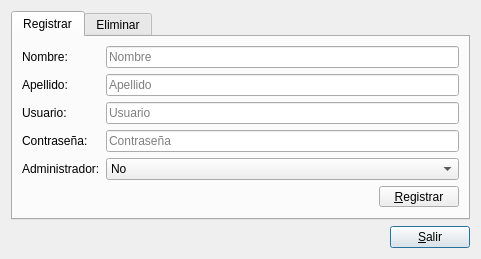
<?xml version="1.0" encoding="UTF-8"?>
<ui version="4.0">
 <class>Admin</class>
 <widget class="QDialog" name="Admin">
  <property name="geometry">
   <rect>
    <x>0</x>
    <y>0</y>
    <width>477</width>
    <height>251</height>
   </rect>
  </property>
  <property name="windowTitle">
   <string>Administrar usuarios</string>
  </property>
  <layout class="QGridLayout" name="gridLayout">
   <item row="1" column="0">
    <spacer name="horizontalSpacer">
     <property name="orientation">
      <enum>Qt::Horizontal</enum>
     </property>
     <property name="sizeHint" stdset="0">
      <size>
       <width>40</width>
       <height>20</height>
      </size>
     </property>
    </spacer>
   </item>
   <item row="1" column="1">
    <widget class="QPushButton" name="Salir">
     <property name="text">
      <string>&amp;Salir</string>
     </property>
    </widget>
   </item>
   <item row="0" column="0" colspan="2">
    <widget class="QTabWidget" name="tabWidget">
     <property name="currentIndex">
      <number>0</number>
     </property>
     <widget class="QWidget" name="Registro">
      <attribute name="title">
       <string>Registrar</string>
      </attribute>
      <layout class="QGridLayout" name="gridLayout_2">
       <item row="0" column="0" colspan="2">
        <layout class="QGridLayout" name="gridLayout_4">
         <item row="0" column="0">
          <widget class="QLabel" name="label">
           <property name="text">
            <string>Nombre:</string>
           </property>
          </widget>
         </item>
         <item row="0" column="1">
          <widget class="QLineEdit" name="nombre">
           <property name="placeholderText">
            <string>Nombre</string>
           </property>
          </widget>
         </item>
         <item row="1" column="0">
          <widget class="QLabel" name="label_2">
           <property name="text">
            <string>Apellido:</string>
           </property>
          </widget>
         </item>
         <item row="1" column="1">
          <widget class="QLineEdit" name="apellido">
           <property name="placeholderText">
            <string>Apellido</string>
           </property>
          </widget>
         </item>
         <item row="2" column="0">
          <widget class="QLabel" name="label_3">
           <property name="text">
            <string>Usuario:</string>
           </property>
          </widget>
         </item>
         <item row="2" column="1">
          <widget class="QLineEdit" name="user">
           <property name="placeholderText">
            <string>Usuario</string>
           </property>
          </widget>
         </item>
         <item row="3" column="0">
          <widget class="QLabel" name="label_4">
           <property name="text">
            <string>Contraseña:</string>
           </property>
          </widget>
         </item>
         <item row="3" column="1">
          <widget class="QLineEdit" name="pass">
           <property name="placeholderText">
            <string>Contraseña</string>
           </property>
          </widget>
         </item>
         <item row="4" column="0">
          <widget class="QLabel" name="label_5">
           <property name="text">
            <string>Administrador:</string>
           </property>
          </widget>
         </item>
         <item row="4" column="1">
          <widget class="QComboBox" name="admin">
           <item>
            <property name="text">
             <string>No</string>
            </property>
           </item>
           <item>
            <property name="text">
             <string>Si</string>
            </property>
           </item>
          </widget>
         </item>
        </layout>
       </item>
       <item row="1" column="0">
        <widget class="QLabel" name="Control">
         <property name="minimumSize">
          <size>
           <width>351</width>
           <height>0</height>
          </size>
         </property>
         <property name="text">
          <string/>
         </property>
        </widget>
       </item>
       <item row="1" column="1">
        <widget class="QPushButton" name="Registrar">
         <property name="maximumSize">
          <size>
           <width>80</width>
           <height>21</height>
          </size>
         </property>
         <property name="text">
          <string>&amp;Registrar</string>
         </property>
        </widget>
       </item>
      </layout>
     </widget>
     <widget class="QWidget" name="Elimin">
      <attribute name="title">
       <string>Eliminar</string>
      </attribute>
      <layout class="QGridLayout" name="gridLayout_3">
       <item row="0" column="0" colspan="2">
        <widget class="QTableView" name="tableView"/>
       </item>
       <item row="1" column="0">
        <spacer name="horizontalSpacer_3">
         <property name="orientation">
          <enum>Qt::Horizontal</enum>
         </property>
         <property name="sizeHint" stdset="0">
          <size>
           <width>345</width>
           <height>20</height>
          </size>
         </property>
        </spacer>
       </item>
       <item row="1" column="1">
        <widget class="QPushButton" name="EliminarUsuario">
         <property name="text">
          <string>&amp;Eliminar</string>
         </property>
        </widget>
       </item>
      </layout>
     </widget>
    </widget>
   </item>
  </layout>
 </widget>
 <tabstops>
  <tabstop>nombre</tabstop>
  <tabstop>apellido</tabstop>
  <tabstop>user</tabstop>
  <tabstop>pass</tabstop>
  <tabstop>admin</tabstop>
  <tabstop>Registrar</tabstop>
  <tabstop>tabWidget</tabstop>
  <tabstop>tableView</tabstop>
  <tabstop>EliminarUsuario</tabstop>
  <tabstop>Salir</tabstop>
 </tabstops>
 <resources/>
 <connections>
  <connection>
   <sender>Salir</sender>
   <signal>clicked()</signal>
   <receiver>Admin</receiver>
   <slot>close()</slot>
   <hints>
    <hint type="sourcelabel">
     <x>464</x>
     <y>260</y>
    </hint>
    <hint type="destinationlabel">
     <x>153</x>
     <y>187</y>
    </hint>
   </hints>
  </connection>
 </connections>
</ui>
